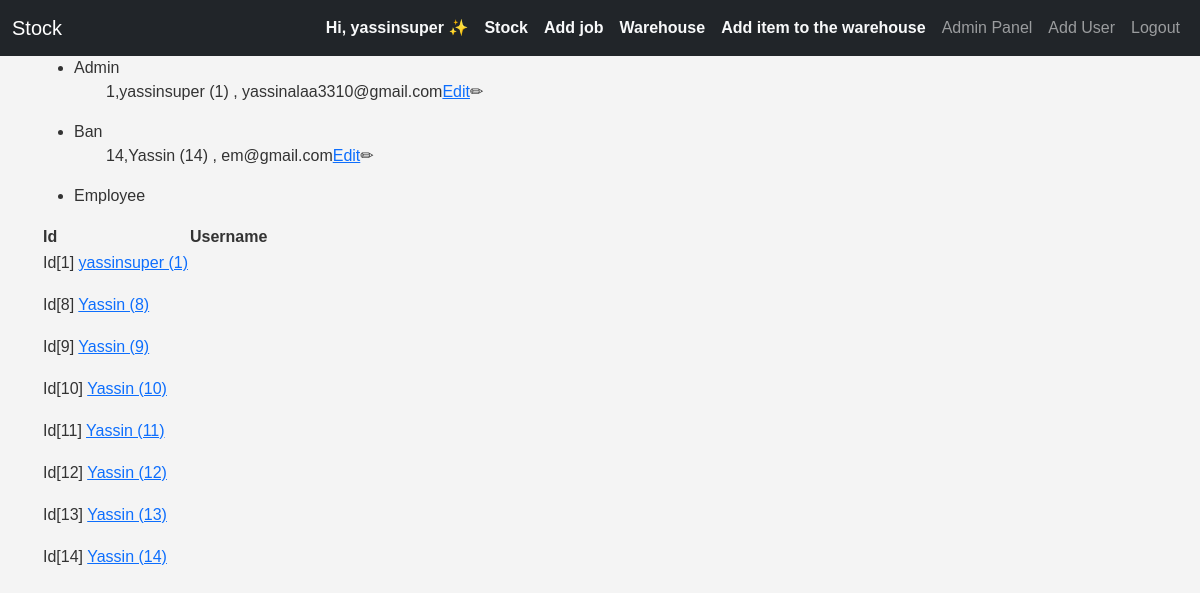
The app's page /adpanel/ (signed in), older data.
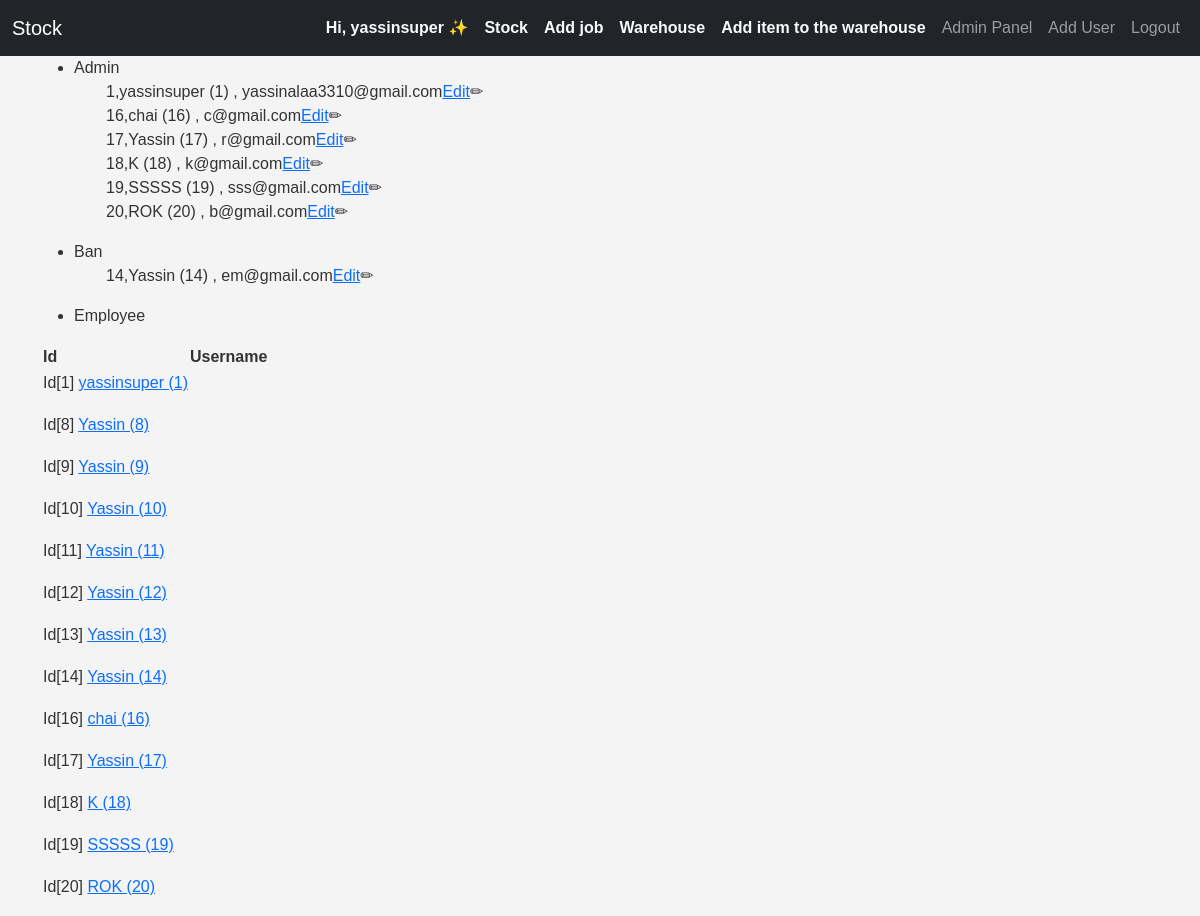
The same page, newer data.
### inventory/models.py (models this page shows, shortened)
class CustomUser(AbstractUser):
    company = models.ForeignKey(Company, on_delete=models.CASCADE, null=True, blank=True, related_name="employeees")
    email = models.EmailField(unique=True)
    username = models.CharField(max_length=90, unique=False)
    groups = models.ManyToManyField('auth.Group', related_name='users',)
    REQUIRED_FIELDS = ['username',]
    USERNAME_FIELD = 'email'
    def __str__(self):
        return self.username +" ("+ str(self.id)+") "
    class Meta:
        verbose_name_plural = 'users'
        ordering = ['id']

class Company(models.Model):
    owner = models.ForeignKey("inventory.CustomUser", on_delete=models.CASCADE, null=True, blank=True,related_name="company_owner")
    employees = models.ManyToManyField('CustomUser', related_name='companies')
    company_name=models.CharField(max_length=70)
    company_email = models.EmailField(max_length=100)
    address=models.TextField()
    phone=models.CharField(max_length=15)
    class Meta:
        verbose_name_plural = 'companies'
        ordering = ['company_name']

### inventory/views.py (the view)
# urls.py: path('adpanel/',views.admin_panel,name='admin_panel'),
@admins_only
def admin_panel(request):
        if request.user.groups.filter(name="Admin").exists() or request.user.company.owner==request.user:
            groups = Group.objects.all().order_by("name")
            context = {
                'groups': groups,
                'users': CustomUser.objects.filter(company=request.user.company),
            }
            return render(request, 'inventory/admin_panel.html',context )
        else:
            return HttpResponse("You are not authorized to view this page")

### inventory/templatetags/custom_tags.py (called while the page is built)
@register.filter
def is_admin(user):
    if user.groups.filter(name='Admin').exists() or user.company.owner==user:
        return True
    return False

@register.filter
def is_in_group(user, group_name):
    return user.groups.filter(name=group_name).exists()

@register.filter
def is_owner(user):
    if user.is_authenticated and user.company.owner==user:
        return True
    return False

### templates/inventory/admin_panel.html
{% extends 'inventory/base.html' %}
{% load static %}
{% load custom_tags %}
{% block body %}
  {% for group in groups %}
    <ul>
      <li>{{ group }}</li>
      <ul style="list-style-type:none;">
        {% for user in users %}
          {% if user|is_in_group:group %}
            <li>
              {{ user.id }},{{ user }}, {{ user.email }}<span><a href="{{ user.id }}">Edit</a>✏</span>
            </li>
          {% endif %}
        {% endfor %}
      </ul>
    </ul>
  {% endfor %}
  <table>
    <tr>
      <td>
        <strong>Id</strong>
      </td>
      <td>
        <strong>Username</strong>
      </td>
    </tr>
    {% for user in users %}
      <tr>
        <td>
          <p>
            Id[{{ user.id }}] <a href="{{ user.id }}">{{ user }}</a>
          </p>
        </td>
      </tr>
    {% endfor %}
  </table>
{% endblock %}

### templates/inventory/base.html (shortened to what this page needs)
{% load static %}
{% load custom_tags %}
<!DOCTYPE html>
<html lang="en">
  <head>
    <link href="https://cdn.jsdelivr.net/npm/bootstrap@5.3.3/dist/css/bootstrap.min.css" rel="stylesheet" />
    <link rel="stylesheet" href="{% static 'css/style.css' %}" />
  </head>
  <body>
    {% if request.user.is_authenticated %}
      <nav class="navbar navbar-expand-lg navbar-dark bg-dark">
        <div class="container-fluid">
          <a class="navbar-brand" href="{% url 'inventory' %}">{{ request.user.company.company_name }}</a>
          <div class="collapse navbar-collapse" id="navbarNav">
            <ul class="navbar-nav ms-auto align-items-center">
              <li class="nav-item">
                <a class="nav-link fw-bold text-light" href="{% url 'update_user' request.user.id %}">
                  {% if request.user|is_owner %}
                    Hi, {{ request.user.username }} ✨
                  {% else %}
                    {% if request.user|is_admin %}
                      {{ request.user.username }}👔 <small>Admin</small>
                    {% else %}
                      {{ request.user.username }}👔 <small>Employee</small>
                    {% endif %}
                  {% endif %}
                </a>
              </li>
              {% if request.user.company %}
                {% if request.user|is_owner %}
                  <li class="nav-item">
                    <a class="nav-link fw-bold text-light" href="{% url 'update_company' request.user.company.id %}">{{ request.user.company.company_name }}</a>
                  </li>
                {% else %}
                  <li class="nav-item">
                    <a class="nav-link fw-bold text-light" href="{% url 'update_company' request.user.company.id %}">{{ request.user.company.company_name }}</a>
                  </li>
                {% endif %}
              {% endif %}
              <li class="nav-item">
                <a class="nav-link fw-bold text-light" href="{% url 'create_job' %}">Add job</a>
              </li>
              <li class="nav-item">
                <a class="nav-link fw-bold text-light" href="{% url 'warehouse' %}">Warehouse</a>
              </li>
              <li class="nav-item">
                <a class="nav-link fw-bold text-light" href="{% url 'item_add' True %}">Add item to the warehouse</a>
              </li>
              {% if request.user|is_admin %}
                <li class="nav-item">
                  <a class="nav-link" href="{% url 'admin_panel' %}">Admin Panel</a>
                </li>
                <li class="nav-item">
                  <a class="nav-link" href="{% url 'register' %}">Add User</a>
                </li>
              {% endif %}
              <li class="nav-item">
                <a class="nav-link" href="{% url 'logout' %}">Logout</a>
              </li>
            </ul>
          </div>
        </div>
      </nav>
    {% endif %}
    <div class="container content">
      {% block body %}
      {% endblock %}
    </div>
  </body>
</html>

Row changes from the older to the newer data that the page shows:
added CustomUser: id "16", username+id "chai (16)", email "c@gmail.com"
added CustomUser: id "17", username+id "Yassin (17)", email "r@gmail.com"
added CustomUser: id "18", username+id "K (18)", email "k@gmail.com"
added CustomUser: id "19", username+id "SSSSS (19)", email "sss@gmail.com"
added CustomUser: id "20", username+id "ROK (20)", email "b@gmail.com"
